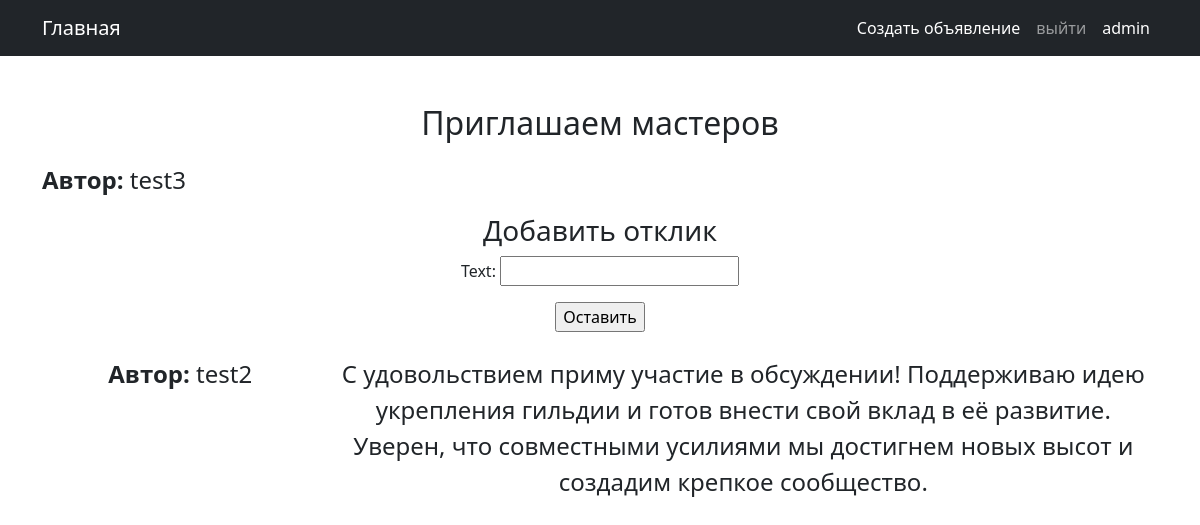
Screenshot of /ad/7 (signed in) with the database file from the repository.
### notice/models.py (models this page shows, shortened)
class Ad(models.Model):
    user = models.ForeignKey(User, on_delete=models.CASCADE)
    category = models.ForeignKey(Category, on_delete=models.CASCADE)
    heading = models.CharField(max_length=255, unique=True)
    text = RichTextUploadingField()
    time_in = models.DateTimeField(auto_now_add=True)
    class Meta:
        verbose_name = 'Объявление'
        verbose_name_plural = 'Объявления'

class Comment(models.Model):
    STATUS_CHOICES = (("pending","на рассмотрении"),("accept","принят"),("reject","отклонен"))
    ad = models.ForeignKey(Ad, on_delete=models.CASCADE)
    user = models.ForeignKey(User, on_delete=models.CASCADE)
    text = models.CharField(max_length=255)
    time_create = models.DateTimeField(auto_now_add=True)
    status = models.CharField(max_length=20, choices=STATUS_CHOICES, default="pending")
    class Meta:
        verbose_name = 'Отклик'
        verbose_name_plural = 'Отклики'

### notice/views.py (the view, shortened to what this page needs)
# urls.py: path('<int:pk>', AdDetail.as_view() ,name='ad_detail'),
class AdDetail(LoginRequiredMixin,DetailView):
    model = Ad
    context_object_name = 'ad'
    template_name = 'ad/ad_detail.html'
    def get_context_data(self, **kwargs):
        context = super().get_context_data(**kwargs)
        context['form'] = CommentForm()
        return context

### notice/forms.py
class CommentForm(ModelForm):
    class Meta:
        model = Comment
        fields = ['text']

### templates/ad/ad_detail.html (shortened to what this page needs)
{% extends 'flatpages/default.html' %}
{% block content %}
<div style="margin-bottom: 20px;">
    <h2>{{ad.heading}}</h2>
</div>
<div style="display: flex; align-items: flex-start;">
    <div style="flex: 1; margin-right: 10px;">
        <div style="display: flex; flex-direction: column; align-items: flex-start;">
            <p style="font-size: 1.5em;"><strong>Автор:</strong> {{ad.user}}</p>
        </div>
    </div>
    <div style="flex: 3;">
    </div>
</div>
<h3>Добавить отклик</h3>
<form action="" method="post">
    {{ form.as_p }}
    <input type="submit" value="Оставить">
</form>
<br>
<div style="display: flex; flex-direction: column;">
    {% if ad.comment_set.all %}
        {% for comment in ad.comment_set.all %}
        <div style="display: flex; align-items: flex-start; margin-bottom: 10px;">
            <div style="flex: 1; margin-right: 10px;">
                <p style="font-size: 1.5em;"><strong>Автор:</strong> {{comment.user}}</p>
            </div>
            <div style="flex: 3;">
                <p style="font-size: 1.5em;">{{comment.text}}</p>
            </div>
        </div>
        {% endfor %}
    {% else %}
        <h4>Откликов пока нет</h4>
    {% endif %}
</div>
{% endblock content %}

### templates/flatpages/default.html (shortened to what this page needs)
<!DOCTYPE html>
<html lang="en">
    <head>
        {% load static %}
        <link href="{% static 'css/styles.css' %}" rel="stylesheet" />
    </head>
    <body>
        <nav class="navbar navbar-expand-lg navbar-dark bg-dark">
            <div class="container">
                <a class="navbar-brand" href="{% url 'ad_list' %}">Главная</a>
                <div class="collapse navbar-collapse" id="navbarSupportedContent">
                    <ul class="navbar-nav ms-auto mb-2 mb-lg-0">
                        <li class="nav-item"><a class="nav-link active" aria-current="page" href="{% url 'create'  %}">Создать объявление</a></li>
                        {% if request.user.is_authenticated %}
                        <li class="nav-item"><a class="nav-link" href="/accounts/logout/">выйти</a></li>
                        {% else %}
                        <li class="nav-item"><a class="nav-link" href="{% url 'account_login' %}">войти</a></li>
                        {% endif %}
                        <li class="nav-item"><a class="nav-link active" aria-current="page" href="{% url 'profile'  %}">{{user.username}}</a></li>
                    </ul>
                </div>
            </div>
        </nav>
        <div class="container">
            <div class="text-center mt-5">
                {% block content %}{% endblock content %}
            </div>
        </div>
    </body>
</html>

### rows the page displays
Ad: heading "Приглашаем мастеров", user "test3"
Comment: user "test2", text "С удовольствием приму участие в обсуждении! Поддерживаю идею укрепления гильдии и готов внести свой вклад в её развитие. Уверен, что совместными усилиями мы достигнем новых высот и создадим крепкое сообщество."

### other values shown
{{ user.username }} "admin"
